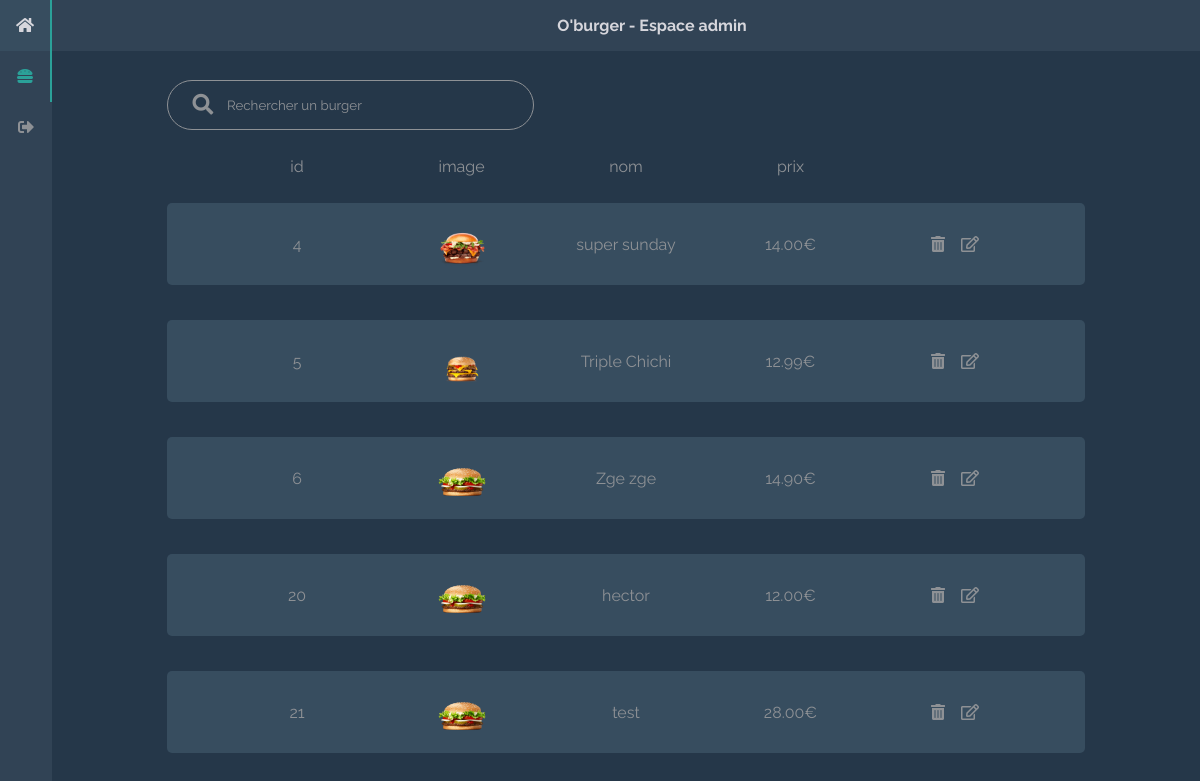
/admin/index.php?menu=burgers (signed in), run on the app's committed database.
### tables this page shows
CREATE TABLE IF NOT EXISTS `burgers` (
  `id` int(11) NOT NULL AUTO_INCREMENT,
  `name` varchar(60) NOT NULL,
  `price` decimal(4,2) NOT NULL,
  `description` text NOT NULL,
  `image` varchar(255) DEFAULT NULL,
  PRIMARY KEY (`id`)
);

### admin/php/config.php (called while the page is built, shortened)
<?php
function chargerClasse(string $classe) {
    $classe=str_replace('\\','/',$classe);
}
$db = new Database();
$bdd = $db->getConnexion();
$bdd->setAttribute(PDO::ATTR_ERRMODE, PDO::ERRMODE_EXCEPTION);
$burgerManager = new BurgerManager($bdd);
?>

### class/BurgerManager.php (called while the page is built, shortened)
<?php
class BurgerManager {
    public $bdd;
    public function setBdd($bdd) {
        $this->bdd = $bdd;
    }
    public function getAllBurgers() {
        $getAllBurgers = $this->bdd->query("select * from burgers");
        return $getAllBurgers->fetchAll(PDO::FETCH_ASSOC);
    }
}
?>

### admin/php/burgers.php (called while the page is built, shortened)
<?php
$burgersResearch = $burgerManager->getAllBurgers();
if(isset($_POST["subSearchBurger"])) {
    if(!empty($_POST["searchBurger"])) {
        $burgersResearch = $burgerManager->getBurgersByName($_POST["searchBurger"]);
    }
} else {
    $burgersResearch = $burgerManager->getAllBurgers();
}
?>

### admin/burgers.php (the view, shortened to what this page needs)
<div class="container burgers">
    <form method="post" action="" class="searchbar">
        <input type="text" placeholder="Rechercher un burger" name="searchBurger" value="<?php if(isset($_POST["searchBurger"])) { echo $_POST["searchBurger"]; } ?>">
        <button type="submit" name="subSearchBurger"><i class="fas fa-search"></i></button>
    </form>
    <div class="burgers-container table">
        <div class="row selectors">
            <ul>
                <li>id</li>
                <li>image</li>
                <li>nom</li>
                <li>prix</li>
            </ul>
        </div>
        <?php
        foreach($burgersResearch as $burger){ ?>
            <div class="row element">
                    <ul>
                        <li><?= $burger["id"]; ?></li>
                        <li><img src="../<?= $burger["image"]; ?>" alt=""></li>
                        <li><?= $burger["name"]; ?></li>
                        <li><?= $burger["price"]; ?>€</li>
                        <li class="action">
                            <i id="deleteBurger" class="fas fa-trash-alt deleteBurger" burgerId="<?= $burger["id"]; ?>"></i>
                            <i id="editBurger" class="far fa-edit editBurger" burgerId="<?= $burger["id"]; ?>"></i>
                        </li>
                    </ul>
            </div>
            <br>
        <?php } ?>
    </div>
</div>

### admin/css/style.css (style rules this page uses)
* { box-sizing: border-box; margin: 0; padding: 0; }
body { --white: #D6D6DC; --dark-white: #8E9195; --dark-grey: #253749; --lighter-grey: #374D5F; --grey: #314355; --green: #2BA199; --dark-green: #267973; margin: 0; font-family: 'Open Sans', sans-serif; font-family: 'Raleway', sans-serif; height: 100vh; display: flex; color: var(--dark-white); }
.content .container { margin: 0 auto; width: 80%; padding: 2rem 0; padding-top: 5rem; }
.content .table { display: flex; flex-direction: column; justify-content: space-between; }
.content .row { display: flex; justify-content: space-between; align-items: center; width: 100%; padding: 1rem 3rem; }
.content .row.selectors { margin: 0.7rem 0; cursor: pointer; }
.content .row.element { margin-bottom: 1rem; background-color: var(--lighter-grey); border-radius: 5px; transition: opacity 0.4s ease; transition-delay: 2s; }
.content .row.element li.action i { padding: 0 0.5rem; }
.content .row ul { list-style: none; width: 100%; display: flex; justify-content: space-around; align-items: center; }
.content .row ul li { flex: 1 1 16%; display: flex; justify-content: center; align-items: center; }
.content .row img { object-fit: cover; width: 50px; height: 50px; }
.content .searchbar { position: relative; }
.content .searchbar input[type="text"] { width: 40%; padding: 1rem 1.5rem; padding-left: 3.7rem; border-radius: 50px; border: 1px solid var(--dark-white); background: transparent; font-family: inherit; transition: all 0.3s ease; color: var(--white); outline: none; }
.content .searchbar input[type="text"]::placeholder { color: var(--dark-white); }
.content .searchbar button { transition: all 0.3s ease; position: absolute; left: 1.6rem; top: 0.8rem; border: none; background: transparent; font-size: 1.3rem; color: var(--dark-white); }

### data on the page
burgers: id "4", image (picture), name "super sunday", price "14.00"
burgers: id "5", image (picture), name "Triple Chichi", price "12.99"
burgers: id "6", image (picture), name "Zge zge", price "14.90"
burgers: id "20", image (picture), name "hector", price "12.00"
burgers: id "21", image (picture), name "test", price "28.00"
